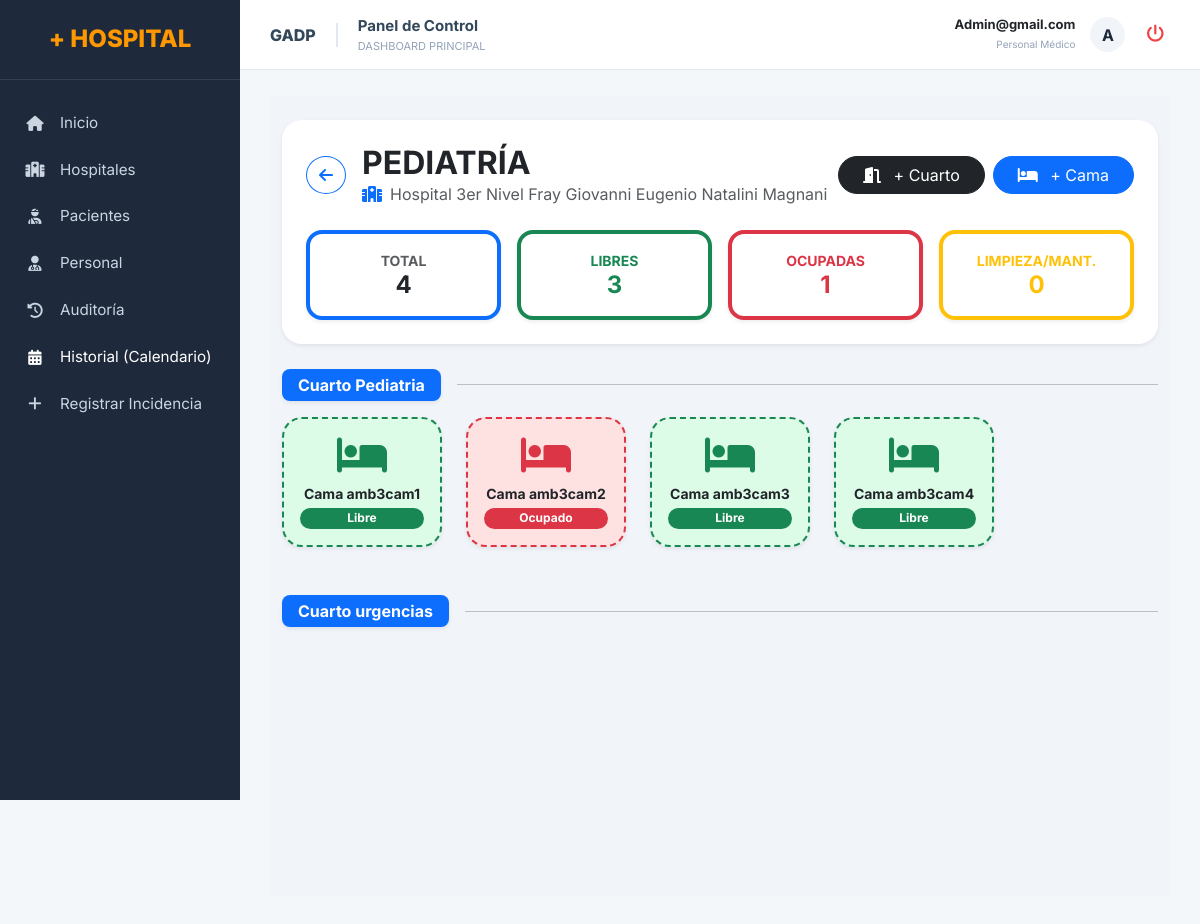
The page /hospital/infraestructura/hospital/3/especialidad/1/ (signed in) on the database its author committed.
### superadmi/models.py (models this page shows, shortened)
class Usuario(AbstractBaseUser):
    username = models.CharField(max_length=50, unique=True)
    nombre_completo = models.CharField(max_length=200)
    email = models.EmailField(max_length=100, unique=True)
    telefono = models.CharField(max_length=20, null=True, blank=True)
    numero_colegiatura = models.CharField(max_length=50, null=True, blank=True)
    ciudad = models.CharField(max_length=100, null=True, blank=True)
    direccion = models.CharField(max_length=255, null=True, blank=True)
    turno_asignado = models.CharField(max_length=100, null=True, blank=True)
    rol = models.ForeignKey(Rol, on_delete=models.SET_NULL, null=True, blank=True)
    hospital = models.ForeignKey(Hospital, on_delete=models.SET_NULL, null=True, blank=True)
    especialidad = models.ForeignKey(Especialidad, on_delete=models.SET_NULL, null=True, blank=True)
    estado = models.BooleanField(default=True)
    is_admin = models.BooleanField(default=False)
    fecha_registro = models.DateTimeField(auto_now_add=True)
    objects = UsuarioManager()
    USERNAME_FIELD = 'username'
    REQUIRED_FIELDS = ['email', 'nombre_completo']
    class Meta:
        db_table = 'usuarios'

class Especialidad(models.Model):
    nombre = models.CharField(max_length=100)
    descripcion = models.TextField(null=True, blank=True)
    codigo = models.CharField(max_length=20, unique=True, null=True, blank=True)
    estado = models.BooleanField(default=True)
    fecha_creacion = models.DateTimeField(auto_now_add=True)
    creado_por = models.ForeignKey(
        'Usuario',
        on_delete=models.SET_NULL,
        null=True,
        blank=True,
        related_name='especialidades_creadas'
    )
    class Meta:
        db_table = 'especialidades'
        verbose_name = 'Especialidad'
        verbose_name_plural = 'Especialidades'

class Hospital(models.Model):
    nombre = models.CharField(max_length=200)
    nivel = models.IntegerField(choices=[(1, '1er Nivel'), (2, '2do Nivel'), (3, '3er Nivel')], default=1)
    direccion = models.TextField()
    telefono = models.CharField(max_length=20, null=True, blank=True)
    email = models.EmailField(max_length=100, null=True, blank=True)
    capacidad_camas = models.IntegerField(default=0)
    estado = models.BooleanField(default=True)

### hospital/models.py (models this page shows, shortened)
class Cuarto(models.Model):
    hospital = models.ForeignKey(Hospital, on_delete=models.CASCADE, related_name='cuartos')
    especialidad = models.ForeignKey(Especialidad, on_delete=models.CASCADE, related_name='cuartos')
    numero_cuarto = models.CharField(max_length=10, verbose_name="Nro de Cuarto")
    piso = models.CharField(max_length=50)
    class Meta:
        verbose_name = "Cuarto"
        verbose_name_plural = "Cuartos"
        unique_together = ('hospital', 'numero_cuarto')

class Cama(models.Model):
    ESTADOS = [
        ('LIBRE', 'Libre'),
        ('OCUPADO', 'Ocupado'),
        ('MANTENIMIENTO', 'Mantenimiento'),
        ('LIMPIEZA', 'En Limpieza'),
    ]
    cuarto = models.ForeignKey('Cuarto', on_delete=models.CASCADE, related_name='camas')
    numero = models.CharField(max_length=50)
    estado = models.CharField(max_length=20, choices=ESTADOS, default='LIBRE')
    fecha_ingreso = models.DateTimeField(null=True, blank=True)
    prioridad = models.CharField(
        max_length=20,
        choices=[('ESTABLE', 'Estable'), ('URGENTE', 'Urgente'), ('CRITICO', 'Crítico')],
        default='ESTABLE'
    )

### hospital/views.py (the view)
@login_required
def detalle_camas_especialidad(request, hospital_id, especialidad_id):
    hospital = get_object_or_404(Hospital, id=hospital_id)
    especialidad = get_object_or_404(Especialidad, id=especialidad_id)
    cuartos = Cuarto.objects.filter(hospital=hospital, especialidad=especialidad).prefetch_related('camas')
    todas_las_camas_libres = Cama.objects.filter(
        cuarto__hospital=hospital,
        estado='LIBRE'
    ).select_related('cuarto', 'cuarto__especialidad')
    todas_las_camas = Cama.objects.filter(cuarto__in=cuartos)
    stats = {
        'total': todas_las_camas.count(),
        'libres': todas_las_camas.filter(estado='LIBRE').count(),
        'ocupadas': todas_las_camas.filter(estado='OCUPADO').count(),
        'limpieza': todas_las_camas.filter(estado__in=['LIMPIEZA', 'MANTENIMIENTO']).count(),
    }
    pacientes_sin_cama = Paciente.objects.filter(hospital=hospital, cama_asignada__isnull=True, estado='INTERNADO')
    lista_hospitales = Hospital.objects.exclude(id=hospital.id).order_by('nombre')
    return render(request, 'hospital/detalle_camas.html', {
        'hospital': hospital,
        'especialidad': especialidad,
        'cuartos': cuartos,
        'stats': stats,
        'pacientes_sin_cama': pacientes_sin_cama,
        'lista_hospitales': lista_hospitales,
        'todas_las_camas_libres': todas_las_camas_libres, # <--- IMPORTANTE
    })

### hospital/templates/hospital/detalle_camas.html (shortened to what this page needs)
{% extends 'superadmi/base.html' %}
{% block content %}
<div class="container-fluid py-4" style="background-color: #f1f5f9; min-height: 100vh;">
    <div class="card border-0 shadow-sm mb-4" style="border-radius: 20px;">
        <div class="card-body p-4">
            <div class="d-flex justify-content-between align-items-center mb-4">
                <div class="d-flex align-items-center">
                    <a href="{% url 'hospital:gestionar_infraestructura' %}?hospital_id={{ hospital.id }}" class="btn btn-outline-primary rounded-circle me-3">
                        <i class="fas fa-arrow-left"></i>
                    </a>
                    <div>
                        <h2 class="fw-bold text-dark mb-0 text-uppercase">{{ especialidad.nombre }}</h2>
                        <p class="text-muted mb-0"><i class="fas fa-hospital me-2 text-primary"></i>{{ hospital.nombre }}</p>
                    </div>
                </div>
                <div class="d-flex gap-2">
                    <button class="btn btn-dark rounded-pill px-4" data-bs-toggle="modal" data-bs-target="#modalNuevoCuarto">
                        <i class="fas fa-door-open me-2"></i> + Cuarto
                    </button>
                    <button class="btn btn-primary rounded-pill px-4" data-bs-toggle="modal" data-bs-target="#modalNuevaCama">
                        <i class="fas fa-bed me-2"></i> + Cama
                    </button>
                </div>
            </div>
            <div class="row g-3">
                <div class="col-md-3 col-6">
                    <div class="p-3 border rounded-4 bg-white text-center shadow-sm border-bottom border-primary border-4" style="cursor:pointer;" onclick="filtrarCamas('TODAS')">
                        <small class="text-muted fw-bold d-block">TOTAL</small>
                        <span class="h4 fw-bold">{{ stats.total }}</span>
                    </div>
                </div>
                <div class="col-md-3 col-6">
                    <div class="p-3 border rounded-4 bg-white text-center shadow-sm border-bottom border-success border-4" style="cursor:pointer;" onclick="filtrarCamas('LIBRE')">
                        <small class="text-success fw-bold d-block">LIBRES</small>
                        <span class="h4 fw-bold text-success">{{ stats.libres }}</span>
                    </div>
                </div>
                <div class="col-md-3 col-6">
                    <div class="p-3 border rounded-4 bg-white text-center shadow-sm border-bottom border-danger border-4" style="cursor:pointer;" onclick="filtrarCamas('OCUPADO')">
                        <small class="text-danger fw-bold d-block">OCUPADAS</small>
                        <span class="h4 fw-bold text-danger">{{ stats.ocupadas }}</span>
                    </div>
                </div>
                <div class="col-md-3 col-6">
                    <div class="p-3 border rounded-4 bg-white text-center shadow-sm border-bottom border-warning border-4" style="cursor:pointer;" onclick="filtrarCamas('LIMPIEZA')">
                        <small class="text-warning fw-bold d-block">LIMPIEZA/MANT.</small>
                        <span class="h4 fw-bold text-warning">{{ stats.limpieza }}</span>
                    </div>
                </div>
            </div>
        </div>
    </div>
    <div class="row">
        {% for cuarto in cuartos %}
        <div class="col-12 mb-5">
            <div class="d-flex align-items-center mb-3">
                <div class="badge bg-primary fs-6 px-3 py-2 rounded-3 shadow-sm me-3">
                    Cuarto {{ cuarto.numero_cuarto }}
                </div>
                <hr class="flex-grow-1 opacity-10">
            </div>
            <div class="d-flex flex-wrap gap-4">
                {% for cama in cuarto.camas.all %}
                <div class="dropdown contenedor-cama-individual" data-estado="{{ cama.estado }}">
                    <div class="card p-3 text-center shadow-sm border-2 btn-cama
                        {% if cama.estado == 'OCUPADO' %}border-danger bg-danger-subtle
                        {% elif cama.estado == 'LIBRE' %}border-success bg-success-subtle
                        {% else %}border-warning bg-warning-subtle{% endif %}"
                        style="width: 160px; border-radius: 20px; cursor: pointer;"
                        data-bs-toggle="dropdown">
                        <i class="fas fa-bed fs-1 mb-2
                            {% if cama.estado == 'OCUPADO' %}text-danger
                            {% elif cama.estado == 'LIBRE' %}text-success
                            {% else %}text-warning{% endif %}"></i>
                        <div class="fw-bold text-dark small mb-1">Cama {{ cama.numero }}</div>
                        <span class="badge rounded-pill {% if cama.estado == 'OCUPADO' %}bg-danger{% elif cama.estado == 'LIBRE' %}bg-success{% else %}bg-warning text-dark{% endif %} w-100">
                            {% if cama.estado == 'OCUPADO' and cama.paciente_actual %}
                                {{ cama.paciente_actual.nombre_completo|truncatechars:12 }}
                            {% else %}
                                {{ cama.get_estado_display }}
                            {% endif %}
                        </span>
                    </div>
                </div>
                {% endfor %}
            </div>
        </div>
        {% endfor %}
    </div>
</div>
{% endblock %}

### templates/superadmi/base.html (shortened to what this page needs)
{% load static %}
<!doctype html>
<html lang="es">
<head>
    <link rel="stylesheet" href="https://cdnjs.cloudflare.com/ajax/libs/font-awesome/6.4.0/css/all.min.css">
    <link href="https://cdn.jsdelivr.net/npm/bootstrap@5.3.0/dist/css/bootstrap.min.css" rel="stylesheet">
</head>
<body>
    <div class="sidebar-fixed">
        <div class="sidebar-header">
            <h4 style="color: var(--primary-orange); font-weight: 800; margin: 0;">+ HOSPITAL</h4>
        </div>
        <ul class="nav-menu">
            <li class="nav-item {% if request.path == '/superadmin/' %}active{% endif %}">
                <a href="{% url 'superadmin:dashboard_superadmin' %}"><i class="fas fa-home"></i> Inicio</a>
            </li>
            <li class="nav-item {% if 'hospitales' in request.path %}active{% endif %}">
                <a href="{% url 'superadmin:listar_hospitales' %}"><i class="fas fa-hospital"></i> Hospitales</a>
            </li>
            <li class="nav-item {% if 'pacientes' in request.path %}active{% endif %}">
                <a href="{% url 'hospital:lista_pacientes' %}"><i class="fas fa-user-injured"></i> Pacientes</a>
            </li>
            <li class="nav-item {% if 'usuarios' in request.path %}active{% endif %}">
                <a href="{% url 'superadmin:listar_usuarios' %}"><i class="fas fa-user-md"></i> Personal</a>
            </li>
            <li class="nav-item {% if 'auditoria' in request.path %}active{% endif %}">
                <a href="{% url 'superadmin:auditoria' %}"><i class="fas fa-history"></i> Auditoría</a>
            </li>
            <li class="nav-item">
                <a href="{% url 'hospital:monitor_disponibilidad' %}" class="nav-link text-white">
                    <i class="fas fa-calendar-alt mr-2"></i>
                    <span>Historial (Calendario)</span>
                </a>
            </li>
            <li class="nav-item">
                <a href="{% url 'hospital:seleccionar_tipo' %}">
                    <i class="fas fa-plus"></i> Registrar Incidencia
                </a>
            </li>
        </ul>
    </div>
    <div class="main-wrapper">
        <header class="header-top">
            <div class="d-flex align-items-center">
                <span class="gadp-tag">GADP</span>
                <div>
                    <div style="font-weight: 700; color: #33475b; font-size: 15px;">Panel de Control</div>
                    <div style="font-size: 11px; color: #94a3b8; text-transform: uppercase;">
                        {% if 'hospitales' in request.path %}Gestión de Centros
                        {% elif 'pacientes' in request.path %}Admisión y Triaje
                        {% elif 'usuarios' in request.path %}Recursos Humanos
                        {% else %}Dashboard Principal{% endif %}
                    </div>
                </div>
            </div>
            <div class="user-profile">
                <div style="text-align: right; line-height: 1.2;">
                    <span style="display: block; font-weight: 700; font-size: 13px;">{{ user.username|capfirst }}</span>
                    <span style="font-size: 10px; color: #94a3b8;">
                        {% if user.is_superuser %}Super Admin{% else %}Personal Médico{% endif %}
                    </span>
                </div>
                <div class="avatar-circle">{{ user.username|slice:":1"|upper }}</div>
                <form action="{% url 'superadmin:logout' %}" method="post" style="margin:0;">
                    <button type="submit" class="logout-icon" title="Cerrar Sesión"><i class="fas fa-power-off"></i></button>
                </form>
            </div>
        </header>
        <div style="padding: 10px 30px 30px 30px;">
            {% block content %}
            {% endblock %}
        </div>
    </div>
</body>
</html>

### templates/superadmi/base.html (style rules this page uses)
:root { --sidebar-width: 240px; --primary-orange: #ff9800; --dark-blue: #1e293b; --bg-light: #f4f7fa; }
body { background-color: var(--bg-light) !important; font-family: 'Inter', sans-serif; margin: 0; }
.sidebar-fixed { width: var(--sidebar-width); height: 100vh; background: var(--dark-blue); position: fixed; left: 0; top: 0; z-index: 1000; }
.sidebar-header { padding: 25px; text-align: center; border-bottom: 1px solid rgba(255,255,255,0.1); }
.nav-menu { padding: 20px 0; list-style: none; margin: 0; }
.nav-item a { color: #cbd5e1; text-decoration: none; padding: 12px 25px; display: flex; align-items: center; transition: 0.3s; font-size: 0.95rem; }
.nav-item i { margin-right: 15px; width: 20px; text-align: center; }
.main-wrapper { margin-left: var(--sidebar-width); min-height: 100vh; }
.header-top { background: #ffffff; height: 70px; display: flex; align-items: center; justify-content: space-between; padding: 0 30px; border-bottom: 1px solid #e2e8f0; position: sticky; top: 0; z-index: 999; }
.gadp-tag { font-weight: 800; color: #33475b; border-right: 2px solid #e2e8f0; padding-right: 20px; margin-right: 20px; }
.user-profile { display: flex; align-items: center; gap: 15px; }
.avatar-circle { width: 35px; height: 35px; background: #f1f5f9; border-radius: 50%; display: flex; align-items: center; justify-content: center; font-weight: bold; color: var(--dark-blue); }
.logout-icon { color: #ef4444; cursor: pointer; background: none; border: none; font-size: 1.1rem; }

### hospital/templates/hospital/detalle_camas.html (style rules this page uses)
.btn-cama { transition: all 0.3s; border-style: dashed !important; }
.bg-danger-subtle { background-color: #fee2e2 !important; }
.bg-success-subtle { background-color: #dcfce7 !important; }

### rows shown on the page
Usuario: username "Admin@gmail.com", username "A"
Especialidad: nombre "PEDIATRÍA"
Hospital: nombre "Hospital 3er Nivel Fray Giovanni Eugenio Natalini Magnani"
Cuarto: numero_cuarto "Pediatria"
Cama: numero "amb3cam1", estado "Libre"
Cama: numero "amb3cam2", estado "Ocupado"
Cama: numero "amb3cam3", estado "Libre"
Cama: numero "amb3cam4", estado "Libre"
Cuarto: numero_cuarto "urgencias"

### other values the page prints
{{ stats.total }} "4"
{{ stats.libres }} "3"
{{ stats.ocupadas }} "1"
{{ stats.limpieza }} "0"
